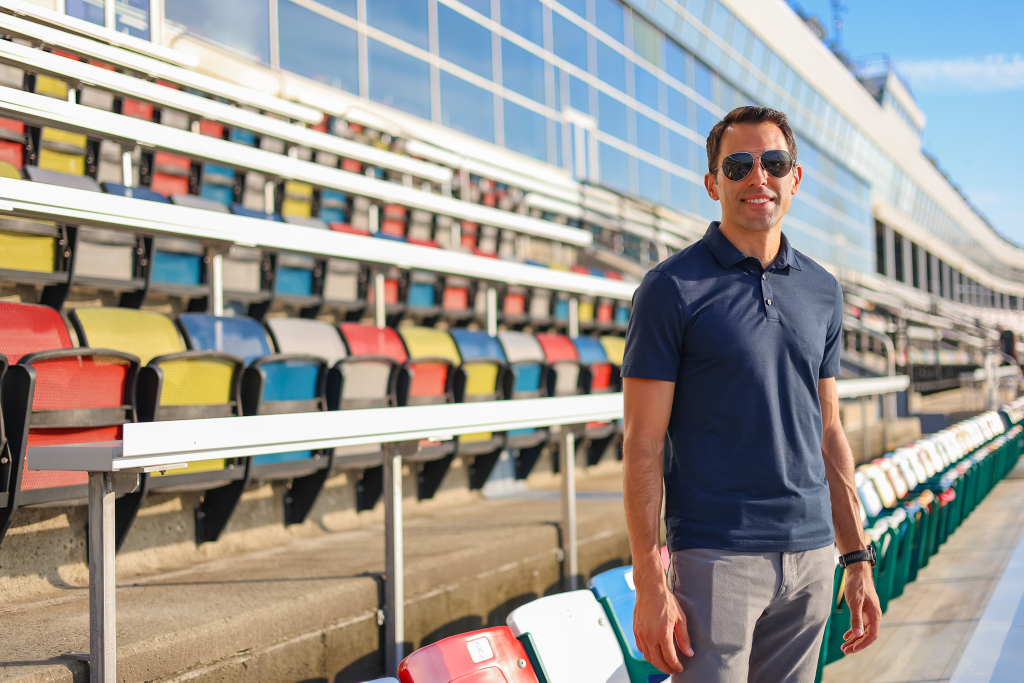
#> input picture skills/signatry-photo-library/assets/photos/donor/Almirola/AricA-03.jpg, 2048 x 1365 px (shown at 1/2 size)
$ python title_photo_check.py ../../signatry-photo-library/assets/photos/donor/Almirola/AricA-03.jpg
#> lines starting #> are read from the running program, lines starting #| are printed output that depends on the picture
#!/usr/bin/env python3
"""Title-slide photo color check (design-system.md archetype A).

The archetype A overlay is Legacy teal at 60% opacity. A green-dominant
photo (foliage, hills, grass) compounds with that overlay and collapses
contrast for the logo. This check is MANDATORY, not advisory — run it on
every candidate title-slide photo BEFORE building slide 1, not just during
final visual QA. It is step 1 of Definition of done in SKILL.md.

Usage:
    python title_photo_check.py path/to/photo.jpg

Exit code 0 = safe for the Legacy overlay.
Exit code 1 = green-dominant; do not use with the Legacy overlay. Either
pick a different photo, or use the Midnight overlay fallback documented
in archetype A.

As a library:
    from title_photo_check import check
    ok, means = check("photo.jpg")   # means = (r, g, b) 0-255
"""
import sys
from PIL import Image

GREEN_MARGIN = 10  # G must exceed max(R,B) by this much to count as "green-dominant"

def check(path):
    img = Image.open(path).convert("RGB")
#> img is the input picture: PIL image 2048x1365 RGB; mean R, G, B 157, 152.1, 146.6
    img = img.resize((100, 100))  # downsample; only need the average, not detail
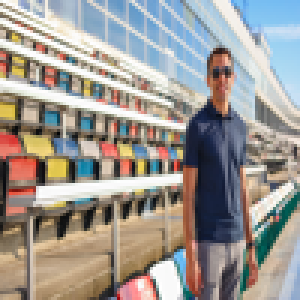
#> img: PIL image 100x100 RGB (shown 3 times larger); mean R, G, B 157, 152.1, 146.6
    pixels = list(img.getdata())
#> pixels = 10000 items, first 6: (243, 243, 238), (254, 255, 255), (250, 249, 247), (247, 244, 235), (245, 240, 226), (248, 241, 224)
    n = len(pixels)
#> n = 10000
    r = sum(p[0] for p in pixels) / n
#> r = 157
    g = sum(p[1] for p in pixels) / n
#> g = 152.1
    b = sum(p[2] for p in pixels) / n
#> b = 146.6
    green_dominant = g - max(r, b) > GREEN_MARGIN
#> green_dominant = False
    return not green_dominant, (round(r), round(g), round(b))

if __name__ == "__main__":
    if len(sys.argv) != 2:
        print("Usage: python title_photo_check.py path/to/photo.jpg")
        sys.exit(2)
    ok, (r, g, b) = check(sys.argv[1])
#> ok = True; r = 157; g = 152; b = 147
    print(f"mean RGB: ({r}, {g}, {b})")
#| mean RGB: (157, 152, 147)
    if ok:
        print("PASS — safe for the Legacy overlay.")
        sys.exit(0)
#> (the program exits here)
